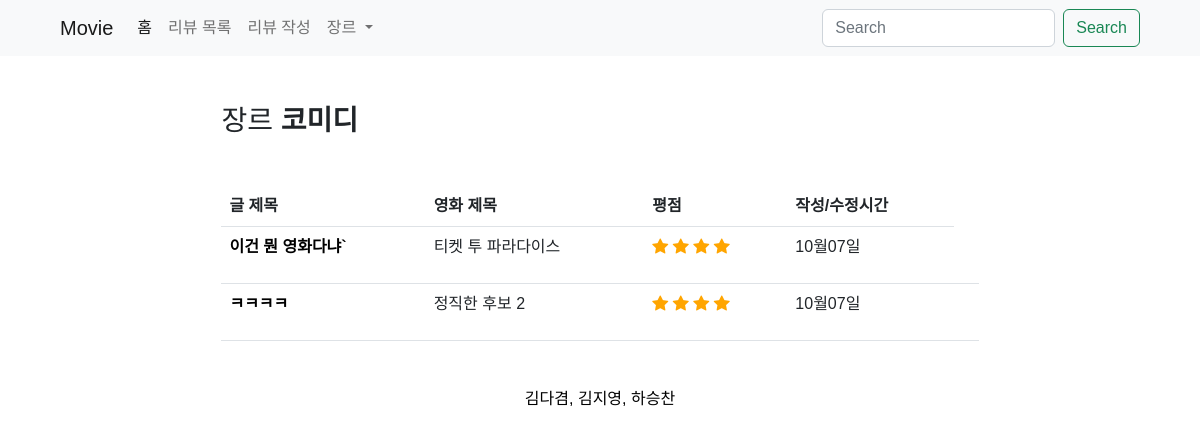
The app's page /movies/3/genre with its own data.
### movies/models.py (models this page shows)
class Review(models.Model):
    title = models.CharField(max_length=30)
    content = models.TextField()
    movie_name = models.CharField(max_length=30, choices=title_table)
    grade = models.IntegerField(choices=RATE_CHOICES)
    created_at = models.DateField(auto_now_add=True)
    updated_at = models.DateField(auto_now=True)
    genre = models.CharField(max_length=5, choices=genre_table)

### movies/views.py (the view)
# urls.py: path("<int:pk>/genre", views.genres, name="genres"),
def genres(request, pk):
    genres_table = {
        1: "액션",
        2: "스릴러",
        3: "코미디",
        4: "로맨스",
        5: "SF",
        6: "드라마",
        7: "애니메이션",
    }
    result_genre = genres_table.get(pk)
    all_genre = Review.objects.filter(genre=result_genre)
    context = {
        "all_genre": all_genre,
        "result_genre":result_genre
    }
    return render(request, "movies/index.html", context)

### movies/templates/movies/index.html (shortened to what this page needs)
{% extends 'base.html' %}
{% load static %}
{% block content %}
    <div class="container my-5" style="width: 70%;">
      {%if all_genre%}
        <h3>장르
          <span class="fw-bold">{{result_genre}}</span></h3>
        <table class="table mt-5">
          <thead>
            <tr>
              <th scope="col">글 제목</th>
              <th scope="col">영화 제목</th>
              <th scope="col">평점</th>
              <th scope="col">작성/수정시간</th>
            </tr>
          </thead>
          <tbody>
            {%for i in all_genre%}
              <tr>
                <th scope="row">
                  <a class="text-decoration-none text-black" href="{% url 'movies:detail' i.pk %}">{{ i.title }}</a></th>
                <td>
                  {{ i.movie_name}}
                </td>
                <td>
                  {% if i.grade == 4 %}
                    <p>
                      <i class="bi bi-star-fill" style="color:orange;"></i>
                      <i class="bi bi-star-fill" style="color:orange;"></i>
                      <i class="bi bi-star-fill" style="color:orange;"></i>
                      <i class="bi bi-star-fill" style="color:orange;"></i>
                    </p>
                  {% endif %}
                </td>
                <td>
                  {% if i.created_at == i.updated_at %}
                    {{ i.created_at|date:'m월d일' }}
                  {% endif %}
                </td>
                <td>
                </td>
              </tr>
            {% endfor %}
          </tbody>
        </table>
        {%endif%}
      </div>
    {% endblock %}

### templates/base.html (style rules this page uses)
* { font-family: "Noto Sans KR", sans-serif; }

### records on screen
Review: title "이건 뭔 영화다냐`", movie_name "티켓 투 파라다이스", grade 4 (drawn), created_at "10월07일"
Review: title "ㅋㅋㅋㅋ", movie_name "정직한 후보 2", grade 4 (drawn), created_at "10월07일"

### other values on screen
{{ result_genre }} "코미디"
